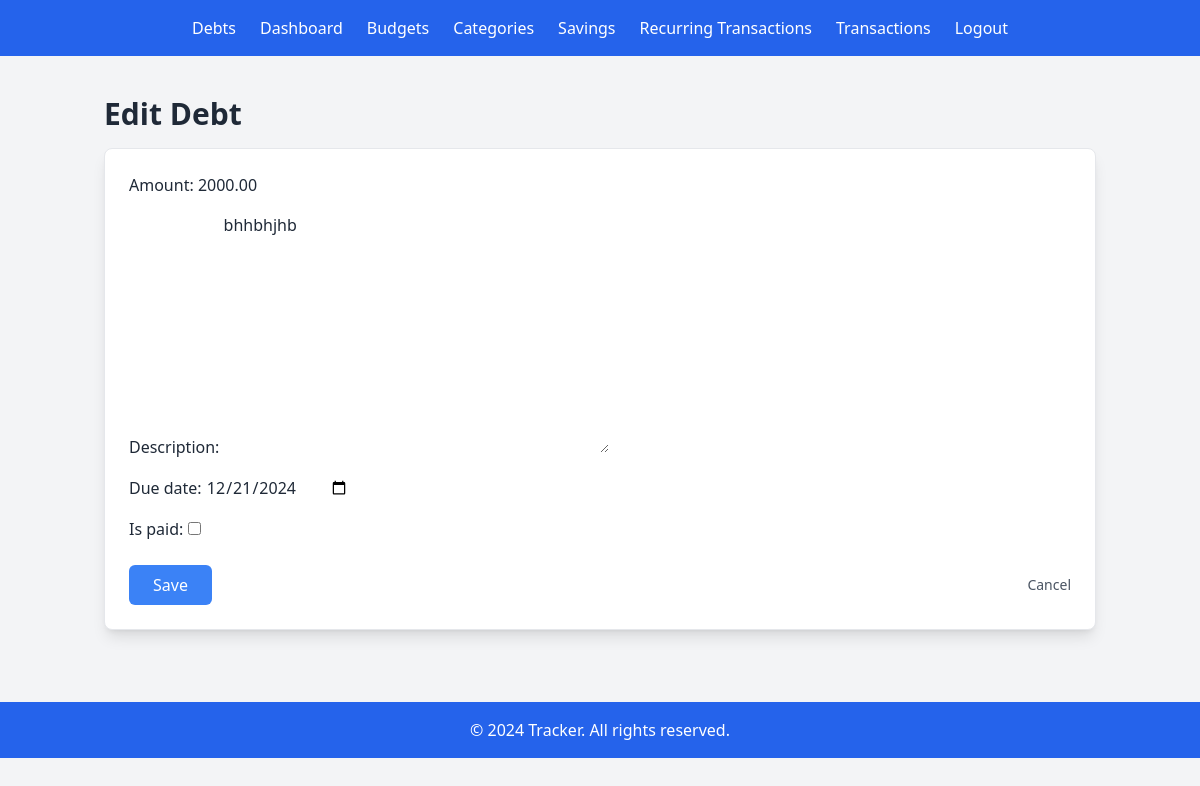
Screenshot of /tracker/1/update/ (signed in) with the database file from the repository.
### tracker/models.py (models this page shows, shortened)
class Debt(models.Model):
    debt_id = models.AutoField(primary_key=True)
    user = models.ForeignKey(User, on_delete=models.CASCADE, related_name="debt")
    amount = models.DecimalField(max_digits=10, decimal_places=2)
    description = models.TextField(blank=True, null=True)
    due_date = models.DateField()
    is_paid = models.BooleanField(default=False)
    created_at = models.DateTimeField(auto_now_add=True)
    updated_at = models.DateTimeField(auto_now=True)

### tracker/views.py (the view)
# urls.py: path("<int:debt_id>/update/", views.debt_update, name="debt_update"),
@login_required
def debt_update(request, debt_id):
    debt = get_object_or_404(Debt, pk=debt_id, user=request.user)
    if request.method == "POST":
        form = DebtForm(request.POST, instance=debt)
        if form.is_valid():
            form.save()
            return redirect("tracker:debt_list")
    else:
        form = DebtForm(instance=debt)
    return render(request, "tracker/debt_form.html", {"form": form})

### tracker/forms.py
class DebtForm(forms.ModelForm):
    class Meta:
        model = Debt
        fields = ["amount", "description", "due_date", "is_paid"]
        widgets = {
            'due_date': forms.DateInput(attrs={'type': 'date', 'class': 'datepicker'}),
        }

### tracker/templates/tracker/debt_form.html (shortened to what this page needs)
{% extends "tracker/base.html" %}
{% block content %}
<div class="container mx-auto p-4">
    <h1 class="text-3xl font-semibold mb-4 text-gray-800">
        {% if form.instance.pk %}
            Edit Debt
        {% else %}
            Add New Debt
        {% endif %}
    </h1>
    <form method="post" class="bg-white p-6 rounded-lg shadow-lg border border-gray-200">
        <div class="space-y-4">
            {{ form.as_p }}
        </div>
        <div class="flex justify-between items-center mt-6">
            <button type="submit" class="bg-blue-500 text-white px-6 py-2 rounded-md hover:bg-blue-600 focus:outline-none focus:ring-2 focus:ring-blue-500 focus:ring-opacity-50">
                Save
            </button>
            <a href="{% url 'tracker:debt_list' %}" class="text-sm text-gray-600 hover:text-gray-800">
                Cancel
            </a>
        </div>
    </form>
</div>
{% endblock %}

### rows the page displays
Debt: amount "2000.00", description "bhhbhjhb", due_date "12/21/2024"
